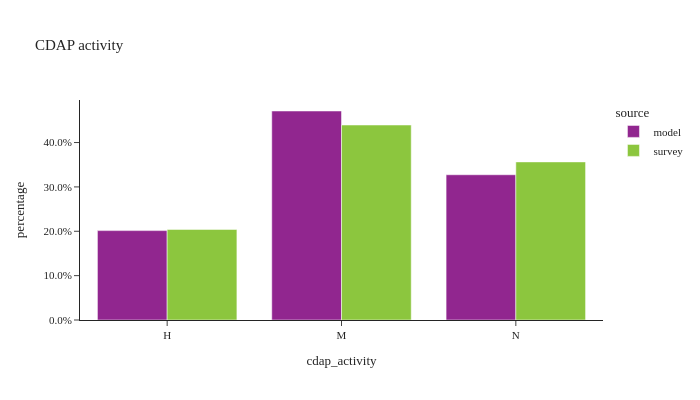

The notebook cell this image was saved under:
### Markdown cell above
- **Mandatory**: the person engages in travel to at least one out-of-home mandatory activity - work, university, or school. The mandatory pattern may also include non-mandatory activities such as separate home-based tours or intermediate stops on mandatory tours.
- **Non-mandatory**: the person engages in only maintenance and discretionary tours, which, by definition, do not contain mandatory activities.
- **Home**: the person does not travel outside the home.

### Code cell
util.plot_share_barchart(per_data, 'person_weight', 'cdap_activity', title="CDAP activity")

### Figure 1 — Plotly figure (JSON) as saved in the notebook; plotly's stock layout.template omitted (floating-point values rounded to 4 significant figures)
{"data": [{"alignmentgroup": "True", "customdata": [[877731], [2052113], [1426165]], "hovertemplate": "source=model<br>cdap_activity=%{x}<br>percentage=%{y}<br>sample_size=%{customdata[0]}<extra></extra>", "legendgroup": "model", "marker": {"color": "#91268F", "pattern": {"shape": ""}}, "name": "model", "offsetgroup": "model", "orientation": "v", "showlegend": true, "textposition": "auto", "type": "bar", "x": ["H", "M", "N"], "xaxis": "x", "y": [0.2015, 0.4711, 0.3274], "yaxis": "y"}, {"alignmentgroup": "True", "customdata": [[3111], [4190], [4967]], "hovertemplate": "source=survey<br>cdap_activity=%{x}<br>percentage=%{y}<br>sample_size=%{customdata[0]}<extra></extra>", "legendgroup": "survey", "marker": {"color": "#8CC63E", "pattern": {"shape": ""}}, "name": "survey", "offsetgroup": "survey", "orientation": "v", "showlegend": true, "textposition": "auto", "type": "bar", "x": ["H", "M", "N"], "xaxis": "x", "y": [0.2041, 0.4395, 0.3564], "yaxis": "y"}], "layout": {"barmode": "group", "height": 400, "legend": {"title": {"text": "source"}, "tracegroupgap": 0}, "title": {"text": "CDAP activity"}, "width": 700, "xaxis": {"anchor": "y", "domain": [0.0, 1.0], "title": {"text": "cdap_activity"}}, "yaxis": {"anchor": "x", "domain": [0.0, 1.0], "tickformat": ".1%", "title": {"text": "percentage"}}}}
